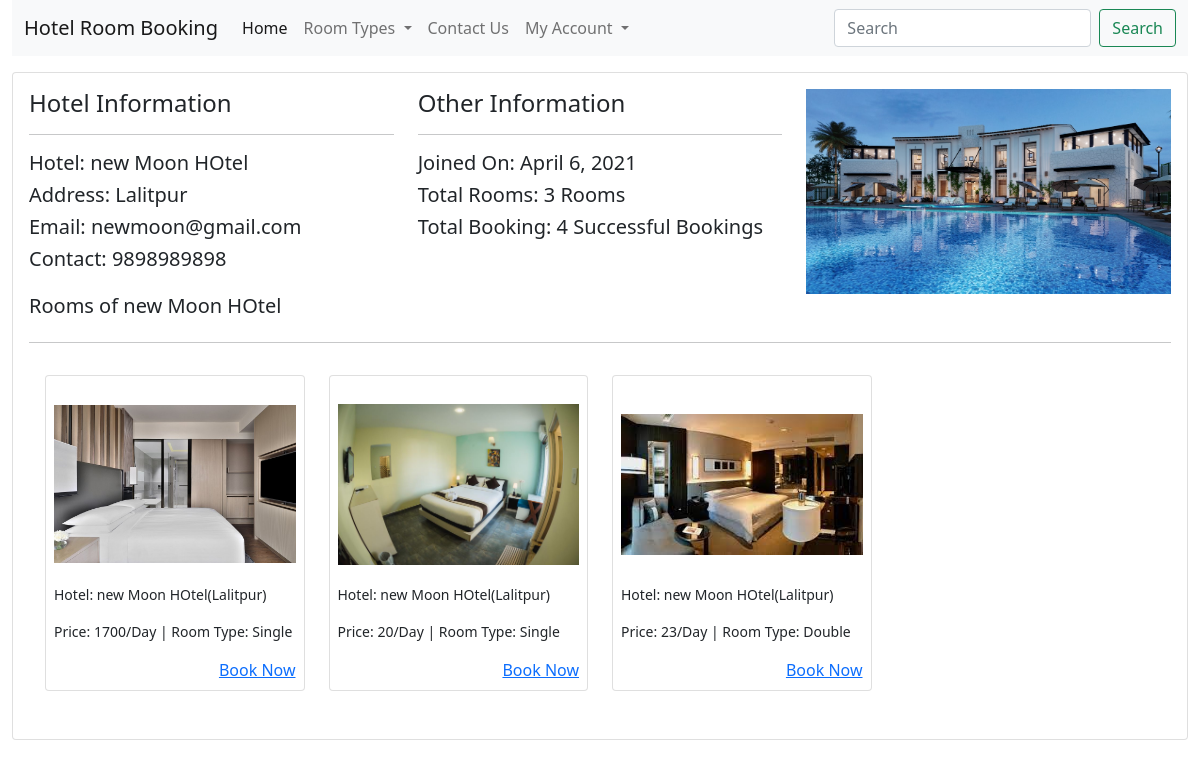
/hotel-2-rooms/, run on an earlier commit of the app's database.
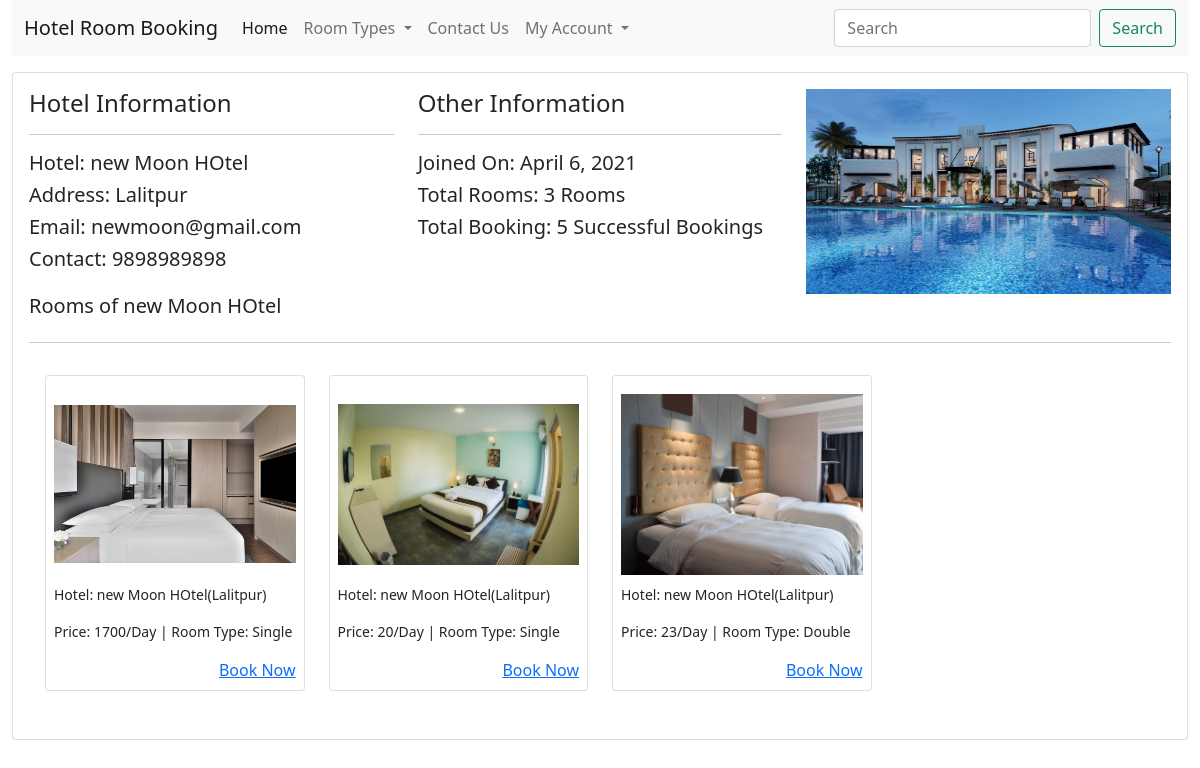
And on a later commit of the database.
### hbsapp/models.py (models this page shows, shortened)
class TimeStamp(models.Model):
    created_at = models.DateTimeField(auto_now_add=True)
    updated_at = models.DateTimeField(auto_now=True)
    class Meta:
        abstract = True

class HotelRoom(TimeStamp):
    hotel = models.ForeignKey(Hotel, on_delete=models.RESTRICT)
    room_type = models.CharField(max_length=50, choices=ROOM_TYPE)
    room_code = models.CharField(max_length=50)
    image = models.ImageField(upload_to="rooms")
    description = models.TextField()
    price = models.PositiveIntegerField()
    view_count = models.BigIntegerField(default=0)

class Hotel(TimeStamp):
    name = models.CharField(max_length=200)
    image = models.ImageField(upload_to="hotels", null=True, blank=True)
    address = models.CharField(max_length=200)
    contact = models.CharField(max_length=200)
    email = models.EmailField(unique=True)

### hbsapp/views.py (the view)
class ClientHotelDetailView(ClientMixin, View):
    def get(self, request, *args, **kwargs):
        context = self.context
        try:
            hotel = Hotel.objects.get(id=self.kwargs.get("pk"))
            context["hotel"] = hotel
            context["total_bookings"] = RoomBooking.objects.filter(
                hotel_room__hotel=hotel, booking_status="Confirmed")
        except Exception as e:
            print(e)
            messages.error(request, "Hotel not found..")
            return redirect("hbsapp:clienthome")
        return render(request, "clienttemplates/clienthoteldetail.html", context)

### hbsapp/views.py (called while the page is built)
    def dispatch(self, request, *args, **kwargs):
        self.context = {
            "roomtypes": ROOM_TYPE
        }
        return super(ClientMixin, self).dispatch(request, *args, **kwargs)

### templates/clienttemplates/clienthoteldetail.html (shortened to what this page needs)
{% extends 'clienttemplates/clientbase.html' %}
{% load static %}
{% block content %}
<section class="mt-3">
    <div class="row">
        <div class="col-md-12">
            <div class="card p-3">
                <div class="card-head">
                    <div class="row">
                        <div class="col-md-4">
                            <h4>Hotel Information</h4><hr>
                            <h5>Hotel: {{hotel.name}}</h5>
                            <h5>Address: {{hotel.address}}</h5>
                            <h5>Email: {{hotel.email}}</h5>
                            <h5>Contact: {{hotel.contact}}</h5>
                        </div>
                        <div class="col-md-4">
                            <h4>Other Information</h4><hr>
                            <h5>Joined On: {{hotel.created_at|date}}</h5>
                            <h5>Total Rooms: {{hotel.hotelroom_set.count}} Rooms</h5>
                            <h5>Total Booking: {{total_bookings.count}} Successful Bookings</h5>
                        </div>
                        <div class="col-md-4">
                            <img src="{% if hotel.image %}{{hotel.image.url}}{% else %}{% static 'clientstatic/images/default_hotel.jpeg' %}{% endif %}" alt="" class="img-fluid">
                        </div>
                    </div>
                </div>
                <h5>Rooms of {{hotel.name}}</h5>
                <hr>
                <div class="card-body">
                    <div class="row">
                        {% for room in hotel.hotelroom_set.all %}
                        <div class="col-md-3 mb-3">
                            <div class="card p-2 item" style="cursor: pointer;" data-url="{% url 'hbsapp:clientroomdetail' room.room_code room.id %}">
                                <img src="{{room.image.url}}" class="img-fluid" style="height: 200px; object-fit: contain;" alt="">
                                <p style="font-size: 14px;">Hotel: {{room.hotel.name}}({{room.hotel.address}})</p>
                                <p style="font-size: 14px;">Price: {{room.price}}/Day | Room Type: {{room.room_type}}</p>
                                <a href="{% url 'hbsapp:clientroomdetail' room.room_code room.id %}" class="text-end">Book Now</a>
                            </div>
                        </div>
                        {% endfor %}
                    </div>
                </div>
            </div>
        </div>
    </div>
</section>
{% endblock %}

What changed in the data, as far as the page shows it:
changed HotelRoom "Double": image: a different picture
Also different on the page:
{{ total_bookings.count }}: "4" → "5"
